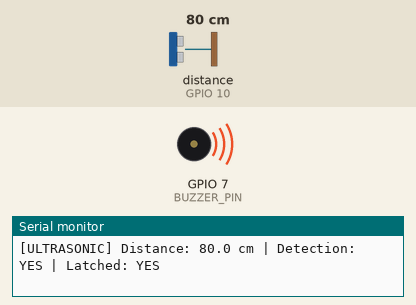
This sketch was run on a simulated ESP32-S3. On the bench: buzzer (waves = sounding, pin HIGH), the last lines printed to the serial monitor. Wiring (inferred from the names in the program): ultrasonic range finder: trigger GPIO 9; echo GPIO 10. Inputs (shaded band) come from the test bench; at power-on: distance to the obstacle (sensor on GPIO 10) 80 cm. The echo pulse lasts 58.3 µs per cm; WiFi joins after 1.5 s; servers stay silent unless stated; pins used as bus, display or sensor lines are not drawn.

Above: at 3.5 s.
3.6 s: distance to the obstacle (sensor on GPIO 10) set to 96 cm
6.5 s: distance to the obstacle (sensor on GPIO 10) set to 103 cm
At 8.7 s:
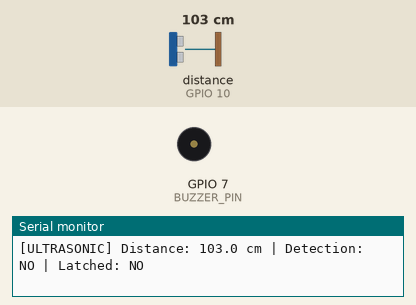
9.0 s: distance to the obstacle (sensor on GPIO 10) set to 2 cm
At 10.1 s:
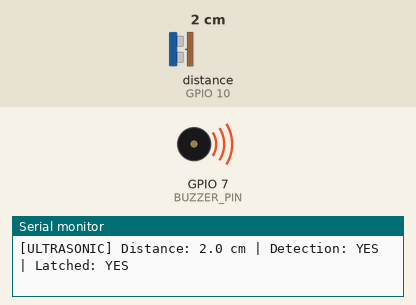
10.5 s: distance to the obstacle (sensor on GPIO 10) set to 120 cm
At 12.9 s:
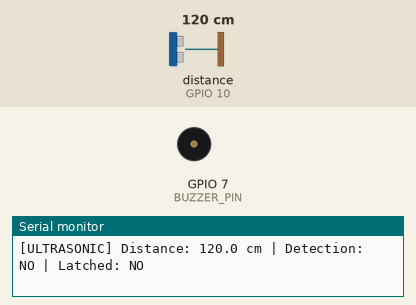
Timing chart, 0 to 14.4 s (numbered marks = the images above; inputs shaded):
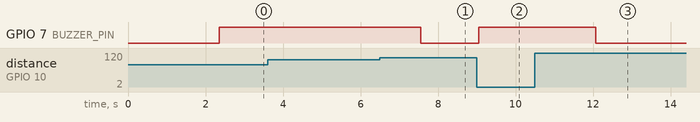

Measured:
- the behaviour switches between 100 and 101 cm on distance to the obstacle (sensor on GPIO 10) (found by bisection; images 0 and 1)
- after the input at 6.5 s, GPIO 7 (BUZZER_PIN): HIGH → LOW after 1.1 s
- after the input at 9.0 s, GPIO 7 (BUZZER_PIN): LOW → HIGH after 0.05 s
- after the input at 10.5 s, GPIO 7 (BUZZER_PIN): HIGH → LOW after 1.6 s

The sketch:

BlindStick.ino
```cpp
#include <Arduino.h>
#include <WiFi.h>
#include "blind_stick_secrets.h"
#include <BlynkSimpleEsp32.h>
// ============================================================
// PIN CONFIGURATION
// ============================================================

const int TRIG_PIN   = 9;
const int ECHO_PIN   = 10;
const int BUZZER_PIN = 7;

const int BLIND_STICK_PIN = V10;


// ============================================================
// CONFIGURATION
// ============================================================

const float OBSTACLE_DISTANCE_CM = 100.0f;

const unsigned long OBSTACLE_CLEAR_TIME_MS = 1000;
const unsigned long TRIGGER_COOLDOWN_MS = 3000;
const unsigned long SENSOR_SAMPLE_INTERVAL_MS = 60;
const unsigned long ECHO_TIMEOUT_US = 30000;

// Print distance every 250 ms instead of flooding
// the Serial Monitor every 60 ms.
const unsigned long SERIAL_DISTANCE_INTERVAL_MS = 250;


// ============================================================
// STATE
// ============================================================

bool obstacleLatched = false;
bool clearTiming = false;
bool hasTriggered = false;

unsigned long lastTriggerAt = 0;
unsigned long clearStartedAt = 0;
unsigned long lastSensorSampleAt = 0;
unsigned long lastSerialDistanceAt = 0;


// ============================================================
// ULTRASONIC DISTANCE
// ============================================================

float measureDistanceCm() {

    digitalWrite(TRIG_PIN, LOW);
    delayMicroseconds(2);

    digitalWrite(TRIG_PIN, HIGH);
    delayMicroseconds(10);

    digitalWrite(TRIG_PIN, LOW);

    unsigned long echoDuration =
        pulseIn(ECHO_PIN, HIGH, ECHO_TIMEOUT_US);

    if (echoDuration == 0) {
        return -1.0f;
    }

    return (float)echoDuration * 0.0343f / 2.0f;
}


// ============================================================
// OBSTACLE DETECTION
// ============================================================

bool obstacleDetected(float distanceCm) {

    return distanceCm > 0.0f &&
           distanceCm <= OBSTACLE_DISTANCE_CM;
}


// ============================================================
// ACTIVE BUZZER
// ============================================================

void setBuzzer(bool enabled) {

    digitalWrite(
        BUZZER_PIN,
        enabled ? HIGH : LOW
    );
}


// ============================================================
// BLYNK STATE
// ============================================================

void publishObstacleState(bool detected) {

    if (Blynk.connected()) {

        Blynk.virtualWrite(
            BLIND_STICK_PIN,
            detected ? 1 : 0
        );

        Serial.printf(
            "[BLYNK] V10 -> %s\n",
            detected ? "HIGH" : "LOW"
        );
    }
    else {

        Serial.println(
            "[BLYNK] Not connected; state not sent."
        );
    }
}


// ============================================================
// BLYNK CONNECTED
// ============================================================

BLYNK_CONNECTED() {

    Serial.println();
    Serial.println("[BLYNK] Connected!");

    publishObstacleState(obstacleLatched);
}


// ============================================================
// WIFI EVENTS
// ============================================================

void printConnectionInfo() {

    Serial.println();
    Serial.println("------------- CONNECTION -------------");

    Serial.print("[WIFI] SSID: ");
    Serial.println(WiFi.SSID());

    Serial.print("[WIFI] IP: ");
    Serial.println(WiFi.localIP());

    Serial.print("[WIFI] RSSI: ");
    Serial.print(WiFi.RSSI());
    Serial.println(" dBm");

    Serial.println("--------------------------------------");
    Serial.println();
}


// ============================================================
// SETUP
// ============================================================

void setup() {

    Serial.begin(115200);

    // Give Serial Monitor time to open
    delay(500);

    Serial.println();
    Serial.println();
    Serial.println("========================================");
    Serial.println("        FACEVISION BLIND STICK");
    Serial.println("========================================");
    Serial.println();

    Serial.println("[SYSTEM] Initializing...");

    // --------------------------------------------------------
    // GPIO
    // --------------------------------------------------------

    pinMode(TRIG_PIN, OUTPUT);
    pinMode(ECHO_PIN, INPUT);
    pinMode(BUZZER_PIN, OUTPUT);

    digitalWrite(TRIG_PIN, LOW);
    setBuzzer(false);

    Serial.println("[GPIO] TRIG   = GPIO 9");
    Serial.println("[GPIO] ECHO   = GPIO 10");
    Serial.println("[GPIO] BUZZER = GPIO 7");


    // --------------------------------------------------------
    // Configuration
    // --------------------------------------------------------

    Serial.println();
    Serial.println("[CONFIG] Obstacle threshold: 100 cm");
    Serial.println("[CONFIG] Clear time: 1000 ms");
    Serial.println("[CONFIG] Trigger cooldown: 3000 ms");
    Serial.println("[CONFIG] Sensor interval: 60 ms");


    // --------------------------------------------------------
    // Wi-Fi / Blynk
    // --------------------------------------------------------

    Serial.println();
    Serial.println("[WIFI] Connecting to Wi-Fi...");
    Serial.print("[WIFI] SSID: ");
    Serial.println(WIFI_SSID);

    Blynk.begin(
        BLYNK_AUTH_TOKEN,
        WIFI_SSID,
        WIFI_PASSWORD
    );

    Serial.println("[WIFI] Connected.");

    printConnectionInfo();


    // --------------------------------------------------------
    // Initial Blynk state
    // --------------------------------------------------------

    publishObstacleState(false);

    Serial.println();
    Serial.println("[SYSTEM] Blind Stick READY.");
    Serial.println("[SYSTEM] Serial telemetry active.");
    Serial.println();
}


// ============================================================
// MAIN LOOP
// ============================================================

void loop() {

    // Keep Blynk alive
    Blynk.run();

    unsigned long now = millis();


    // ========================================================
    // SENSOR SAMPLE RATE
    // ========================================================

    if (now - lastSensorSampleAt <
        SENSOR_SAMPLE_INTERVAL_MS) {

        delay(1);
        return;
    }

    lastSensorSampleAt = now;


    // ========================================================
    // MEASURE DISTANCE
    // ========================================================

    float distanceCm = measureDistanceCm();

    bool detected =
        obstacleDetected(distanceCm);


    // ========================================================
    // SERIAL DISTANCE TELEMETRY
    // ========================================================

    if (now - lastSerialDistanceAt >=
        SERIAL_DISTANCE_INTERVAL_MS) {

        lastSerialDistanceAt = now;

        if (distanceCm < 0.0f) {

            Serial.println(
                "[ULTRASONIC] No echo"
            );
        }
        else {

            Serial.printf(
                "[ULTRASONIC] Distance: %.1f cm | Detection: %s | Latched: %s\n",
                distanceCm,
                detected ? "YES" : "NO",
                obstacleLatched ? "YES" : "NO"
            );
        }
    }


    // ========================================================
    // NEW OBSTACLE DETECTED
    // ========================================================

    if (detected && !obstacleLatched) {

        obstacleLatched = true;

        clearTiming = false;

        hasTriggered = true;

        lastTriggerAt = now;


        // Buzzer ON
        setBuzzer(true);


        // Blynk HIGH
        publishObstacleState(true);


        Serial.println();
        Serial.println("******** OBSTACLE DETECTED ********");

        Serial.printf(
            "[OBSTACLE] Distance: %.1f cm\n",
            distanceCm
        );

        Serial.println(
            "[BUZZER] ON"
        );

        Serial.println(
            "[SYSTEM] Obstacle state LATCHED"
        );

        Serial.println(
            "***********************************"
        );
        Serial.println();

        return;
    }


    // ========================================================
    // NO OBSTACLE LATCHED
    // ========================================================

    if (!obstacleLatched) {

        setBuzzer(false);

        return;
    }


    // ========================================================
    // OBSTACLE STILL PRESENT
    // ========================================================

    if (detected) {

        // Cancel clear timer
        if (clearTiming) {

            clearTiming = false;

            Serial.println(
                "[OBSTACLE] Obstacle returned; clear timer cancelled."
            );
        }

        // Keep buzzer ON
        setBuzzer(true);

        return;
    }


    // ========================================================
    // OBSTACLE DISAPPEARED
    // ========================================================

    if (!clearTiming) {

        clearTiming = true;

        clearStartedAt = now;

        Serial.println();
        Serial.println(
            "[OBSTACLE] Obstacle disappeared."
        );

        Serial.println(
            "[CLEAR] Starting 1-second clear timer..."
        );
    }


    // ========================================================
    // CHECK CLEAR TIME
    // ========================================================

    unsigned long currentTime = millis();

    unsigned long clearElapsed =
        currentTime - clearStartedAt;

    bool clearLongEnough =
        clearElapsed >= OBSTACLE_CLEAR_TIME_MS;


    // ========================================================
    // CHECK COOLDOWN
    // ========================================================

    bool triggerCooldownExpired =
        !hasTriggered ||
        currentTime - lastTriggerAt >=
        TRIGGER_COOLDOWN_MS;


    // ========================================================
    // CLEAR TIMER TELEMETRY
    // ========================================================

    static unsigned long lastClearPrint = 0;

    if (clearTiming &&
        currentTime - lastClearPrint >= 250) {

        lastClearPrint = currentTime;

        Serial.printf(
            "[CLEAR] Clear for %lu / %lu ms\n",
            clearElapsed,
            OBSTACLE_CLEAR_TIME_MS
        );
    }


    // ========================================================
    // RESET OBSTACLE STATE
    // ========================================================

    if (clearLongEnough &&
        triggerCooldownExpired) {

        obstacleLatched = false;

        clearTiming = false;


        // Buzzer OFF
        setBuzzer(false);


        // Blynk LOW
        publishObstacleState(false);


        Serial.println();
        Serial.println("******** OBSTACLE CLEARED ********");

        Serial.println(
            "[BUZZER] OFF"
        );

        Serial.println(
            "[SYSTEM] Obstacle latch reset"
        );

        Serial.println(
            "[SYSTEM] Ready for next obstacle"
        );

        Serial.println(
            "**********************************"
        );

        Serial.println();
    }
}
```
